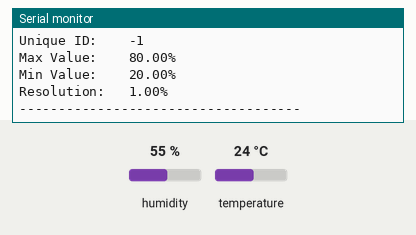
Simulated run of this sketch. Board: ESP8266 (NodeMCU). Shown: the last lines printed to the serial monitor. Inputs (shaded band) come from the test bench; at power-on: humidity 55 %, temperature 24 °C. WiFi joins after 1.5 s; servers stay silent unless stated; random numbers use the default seed unless the sketch sets one; no MQTT or app messages arrive unless stated.

Above: at 2.8 s.
2.9 s: humidity set to 22 %
At 4.5 s:
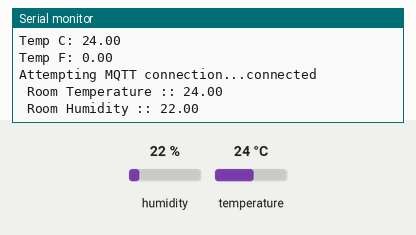
6.1 s: temperature set to 12 °C
At 9.1 s:
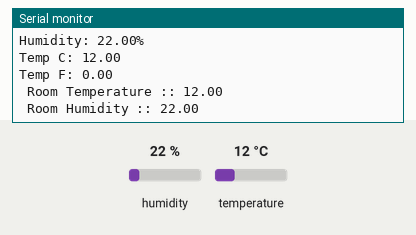
9.3 s: humidity set to 40 %
At 15.0 s:
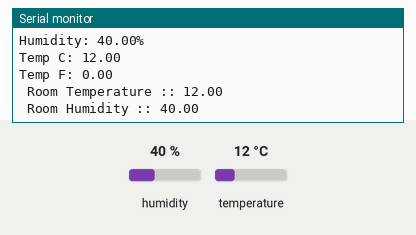

The sketch:

crtiticalNodeMCU.ino
```cpp
#include <ESP8266WiFi.h>
#include <PubSubClient.h>
#include <Adafruit_Sensor.h>
#include <DHT.h>
#include <DHT_U.h>
#include <ESP8266WiFi.h>
#define DHTPIN            4         // Pin which is connected to the DHT sensor.

// Uncomment the type of sensor in use:
#define DHTTYPE           DHT11     // DHT 11

DHT_Unified dht(DHTPIN, DHTTYPE);
//

// Update these with values suitable for your network.
const char* ssid = "Quality Thought";
const char* password = "littlebox";
const char* mqtt_server = "192.168.1.33";
uint32_t delayMS;
int logNum = 0;  //log file counter
float tempC, tempF , humidity; // sensor

WiFiClient espClient;
PubSubClient client(espClient);
long lastMsg = 0;
char msg[50];
int value = 0;
int countVal = 0;
int threhold=50; // you might need to adjust this value to define light on/off status
void setup_wifi() {
   delay(100);
  // We start by connecting to a WiFi network
    Serial.print("Connecting to ");
    Serial.println(ssid);
    WiFi.begin(ssid, password);
    while (WiFi.status() != WL_CONNECTED)
    {
      delay(500);
      Serial.print(".");
    }
  randomSeed(micros());
  Serial.println("");
  Serial.println("WiFi connected");
  Serial.println("IP address: ");
  Serial.println(WiFi.localIP());
}

void callback(char* topic, byte* payload, unsigned int length)
{
} //end callback

void reconnect() {
  // Loop until we're reconnected
  while (!client.connected())
  {
    Serial.print("Attempting MQTT connection...");
    // Create a random client ID
    String clientId = "ice/patient3";
    clientId += String(random(0xffff), HEX);
    // Attempt to connect
    //if you MQTT broker has clientID,username and password
    //please change following line to    if (client.connect(clientId,userName,passWord))
    if (client.connect(clientId.c_str()))
    {
      Serial.println("connected");
     //once connected to MQTT broker, subscribe command if any
      client.subscribe("ice/patient3");
    } else {
      Serial.print("failed, rc=");
      Serial.print(client.state());
      Serial.println(" try again in 5 seconds");
      // Wait 6 seconds before retrying
      delay(6000);
    }
  }
} //end reconnect()

void setup() {
  Serial.begin(115200);
  setup_wifi();
  client.setServer(mqtt_server, 1883);
  client.setCallback(callback);
  Serial.println("MQTT SERVER IP ");
  Serial.println(mqtt_server);

  dht.begin();
  Serial.println("DHTxx Unified Sensor Example");
  // Print temperature sensor details.
  sensor_t sensor;
  dht.temperature().getSensor(&sensor);
  Serial.println("------------------------------------");
  Serial.println("Temperature");
  Serial.print  ("Sensor:       "); Serial.println(sensor.name);
  Serial.print  ("Driver Ver:   "); Serial.println(sensor.version);
  Serial.print  ("Unique ID:    "); Serial.println(sensor.sensor_id);
  Serial.print  ("Max Value:    "); Serial.print(sensor.max_value); Serial.println(" *C");
  Serial.print  ("Min Value:    "); Serial.print(sensor.min_value); Serial.println(" *C");
  Serial.print  ("Resolution:   "); Serial.print(sensor.resolution); Serial.println(" *C");
  Serial.println("------------------------------------");
  // Print humidity sensor details.
  dht.humidity().getSensor(&sensor);
  Serial.println("------------------------------------");
  Serial.println("Humidity");
  Serial.print  ("Sensor:       "); Serial.println(sensor.name);
  Serial.print  ("Driver Ver:   "); Serial.println(sensor.version);
  Serial.print  ("Unique ID:    "); Serial.println(sensor.sensor_id);
  Serial.print  ("Max Value:    "); Serial.print(sensor.max_value); Serial.println("%");
  Serial.print  ("Min Value:    "); Serial.print(sensor.min_value); Serial.println("%");
  Serial.print  ("Resolution:   "); Serial.print(sensor.resolution); Serial.println("%");
  Serial.println("------------------------------------");
  // Set delay between sensor readings based on sensor details.
  delayMS = sensor.min_delay / 1000;
    tempC = 0;
  tempF = 0;
  humidity = 0;

}

void loop() {

  //int bpm = analogRead(A0);

  String logfile;


  // Delay between measurements.
  delay(delayMS);
  // Get temperature event and print its value.
  sensors_event_t event;
  dht.temperature().getEvent(&event);
  if (isnan(event.temperature)) {
    Serial.println("Error reading temperature!");
  }
  else {
    Serial.print("Temperature: ");
    Serial.print(event.temperature);
    tempC = event.temperature;
    Serial.println(" *C");
  }
  // Get humidity event and print its value.
  dht.humidity().getEvent(&event);
  if (isnan(event.relative_humidity)) {
    Serial.println("Error reading humidity!");
  }
  else {
    Serial.print("Humidity: ");
    Serial.print(event.relative_humidity);
    Serial.println("%");
    humidity = event.relative_humidity;
  }

  Serial.print("Temp C: ");
  Serial.println(tempC);        // Serial print the C  temperature
  Serial.print("Temp F: ");
  Serial.print(tempF);  // Convert then Serial print the F  temperature
  Serial.println("");
   //Serial.println("Heart Rate ::: ");
  // int hr = bpm/5.45;
  //Serial.println(hr);
  if (!client.connected()) {
    reconnect();
  }
  client.loop();
  long now = millis();

  if (now - lastMsg > 500) {
     lastMsg = now;

     String msg= " Room Temperature :: ";
    msg= msg + tempC;
     String msg1= " Room Humidity :: ";
    msg1= msg1 + humidity;
   //if (val>threhold)
   //   msg="0: "+msg;
  //  else
  //    msg="1: "+msg;
     char message[58];
     msg.toCharArray(message,58);

      char message1[58];
     msg1.toCharArray(message1,58);


     //publish sensor data to MQTT broker
     // if(hr > 110 ){
      client.publish("room/temp", message);
       client.publish("room/humidity", message1);
           Serial.println(message);
           Serial.println(message1);
            //  countVal = 0;
      //}
  }
   countVal++;

   delay(3000); // half seconds delay .......
}
```

Measured:
- after the input at 2.9 s, the serial monitor: prints a new line after 0.75 s (image 1)
- after the input at 6.1 s, the serial monitor: prints a new line after 2.6 s (image 2)
- after the input at 9.3 s, the serial monitor: prints a new line after 4.4 s (image 3)
